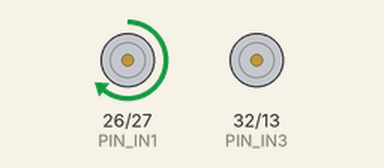
This sketch was run on a simulated ESP32. Shown: motor-driver pin pairs drawn as motors (green arrow = first pin HIGH = forward, orange = second pin HIGH = backward, longer = more drive, scaled by the enable pin). What the sketch prints to the serial monitor is not drawn.

Above: at 3.1 s.
At 9.1 s:
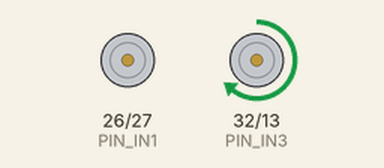
At 15.1 s:
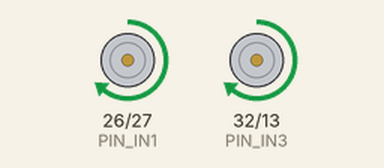
At 36.1 s:
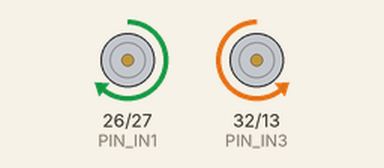
Timing chart, 0 to 40.0 s (numbered marks = the images above):
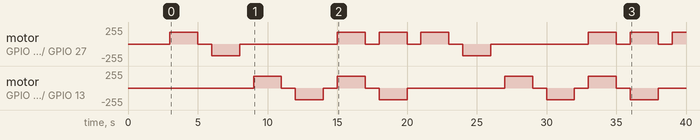

Measured:
- by itself, motor on GPIO 26 (PIN_IN1) / GPIO 27 (PIN_IN2): stopped → forward 179/255 at 3.0 s, → stopped 2.0 s later, → backward 179/255 1.0 s later, → stopped 2.0 s later, … (17 changes in this stretch)
- by itself, motor on GPIO 32 (PIN_IN3) / GPIO 13 (PIN_IN4): stopped → forward 179/255 at 9.0 s, → stopped 2.0 s later, → backward 179/255 1.0 s later, → stopped 2.0 s later, … (16 changes in this stretch)

The sketch:

test_motors.ino
```cpp
// test_motors — 馬達與 L298N 單項測試
//
// ⚠️ 測試前先把車架高，讓四個輪子懸空！
//
// 依序：左側前進 → 左側後退 → 右側前進 → 右側後退 → 全部前進 → 原地右轉，每段 2 秒，然後重複
// 用來確認：(1) 接線正確 (2) 前進方向對不對；方向相反就改 car_main/config.h 的 *_MOTOR_INVERTED
//
// 腳位必須與 firmware/car_main/config.h 相同

constexpr int PIN_ENA = 25;
constexpr int PIN_IN1 = 26;
constexpr int PIN_IN2 = 27;
constexpr int PIN_ENB = 33;
constexpr int PIN_IN3 = 32;
constexpr int PIN_IN4 = 13;

constexpr int TEST_DUTY = 180;  // 0～255
constexpr int CH_LEFT = 0;
constexpr int CH_RIGHT = 1;

void pwmAttach(int pin, int channel) {
#if ESP_ARDUINO_VERSION_MAJOR >= 3
  (void)channel;
  ledcAttach(pin, 1000, 8);
#else
  ledcSetup(channel, 1000, 8);
  ledcAttachPin(pin, channel);
#endif
}

void pwmWrite(int pin, int channel, int duty) {
#if ESP_ARDUINO_VERSION_MAJOR >= 3
  (void)channel;
  ledcWrite(pin, duty);
#else
  (void)pin;
  ledcWrite(channel, duty);
#endif
}

// value：-255～255
void side(int pinEn, int channel, int pinA, int pinB, int value) {
  digitalWrite(pinA, value > 0 ? HIGH : LOW);
  digitalWrite(pinB, value < 0 ? HIGH : LOW);
  pwmWrite(pinEn, channel, abs(value));
}

void drive(const char* label, int left, int right) {
  Serial.printf("%-12s 左=%4d 右=%4d\n", label, left, right);
  side(PIN_ENA, CH_LEFT, PIN_IN1, PIN_IN2, left);
  side(PIN_ENB, CH_RIGHT, PIN_IN3, PIN_IN4, right);
  delay(2000);
  side(PIN_ENA, CH_LEFT, PIN_IN1, PIN_IN2, 0);
  side(PIN_ENB, CH_RIGHT, PIN_IN3, PIN_IN4, 0);
  delay(1000);
}

void setup() {
  Serial.begin(115200);
  pinMode(PIN_IN1, OUTPUT);
  pinMode(PIN_IN2, OUTPUT);
  pinMode(PIN_IN3, OUTPUT);
  pinMode(PIN_IN4, OUTPUT);
  pwmAttach(PIN_ENA, CH_LEFT);
  pwmAttach(PIN_ENB, CH_RIGHT);
  Serial.println("test_motors：3 秒後開始，請確認輪子已懸空");
  delay(3000);
}

void loop() {
  drive("左側前進", TEST_DUTY, 0);
  drive("左側後退", -TEST_DUTY, 0);
  drive("右側前進", 0, TEST_DUTY);
  drive("右側後退", 0, -TEST_DUTY);
  drive("全部前進", TEST_DUTY, TEST_DUTY);
  drive("原地右轉", TEST_DUTY, -TEST_DUTY);
}
```
